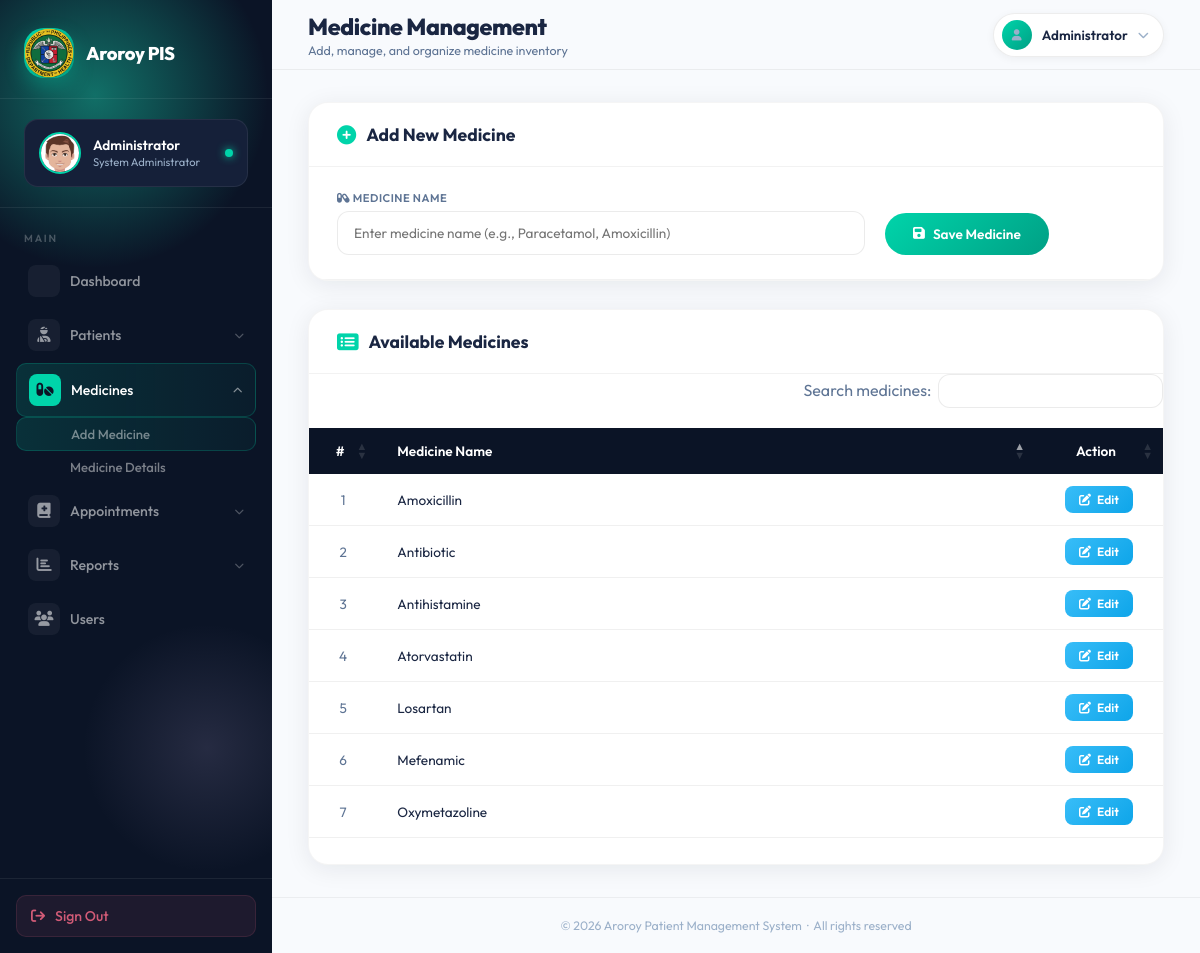
The page /medicines.php (signed in) on the database its author committed.
### tables this page shows
CREATE TABLE `medicines` (
  `id` int(11) NOT NULL,
  `medicine_name` varchar(60) NOT NULL
);

### medicines.php (the view, shortened to what this page needs)
<?php
include './config/connection.php';
include './common_service/common_functions.php';
try {
    $query = "SELECT `id`, `medicine_name` FROM `medicines` ORDER BY `medicine_name` ASC;";
    $stmt = $con->prepare($query);
    $stmt->execute();
} catch(PDOException $ex) {
    echo "Query failed: " . $ex->getMessage();
    exit;
}
?>
<!DOCTYPE html>
<html lang="en">
<head>
    <link rel="stylesheet" href="https://cdnjs.cloudflare.com/ajax/libs/font-awesome/6.4.0/css/all.min.css">
    <link rel="stylesheet" href="https://cdn.datatables.net/1.11.5/css/dataTables.bootstrap4.min.css">
</head>
<body>
<div class="sidebar" id="sidebar">
    <div class="sidebar-scroll">
        <div class="sidebar-logo">
            <div class="logo-mark">
                <div class="logo-icon"> <img src="images/aroroy_logo.png" alt="Aroroy Logo" style="width: 50px;"></div>
                <div class="logo-text">
                    <h3>Aroroy PIS</h3>
                </div>
            </div>
        </div>
        <div class="sidebar-user">
            <div class="user-card">
                <div class="user-avatar">
                    <img src="user_images/<?php echo $_SESSION['profile_picture'] ?? 'default.png';?>" alt="User">
                </div>
                <div class="user-card-info">
                    <h4><?php echo $_SESSION['display_name'] ?? 'Admin';?></h4>
                    <p>System Administrator</p>
                </div>
                <div class="user-status"></div>
            </div>
        </div>
        <div class="nav-section">
            <div class="nav-label">Main</div>
            <ul style="list-style:none">
                <li class="nav-item">
                    <a href="dashboard.php" class="nav-link">
                        <span class="nav-icon"><i class="fas fa-squares-four"></i></span>
                        <span>Dashboard</span>
                    </a>
                </li>
                <li class="nav-item has-sub">
                    <a href="#" class="nav-link">
                        <span class="nav-icon"><i class="fas fa-user-injured"></i></span>
                        <span>Patients</span>
                    </a>
                </li>
                <li class="nav-item has-sub open">
                    <a href="#" class="nav-link active">
                        <span class="nav-icon"><i class="fas fa-pills"></i></span>
                        <span>Medicines</span>
                    </a>
                    <ul class="sub-menu">
                        <li><a href="medicines.php" class="nav-link active">Add Medicine</a></li>
                        <li><a href="medicine_details.php" class="nav-link">Medicine Details</a></li>
                    </ul>
                </li>
                <li class="nav-item has-sub">
                    <a href="#" class="nav-link">
                        <span class="nav-icon"><i class="fa-solid fa-book-medical"></i></span>
                        <span>Appointments</span>
                    </a>
                </li>
                <li class="nav-item has-sub">
                    <a href="#" class="nav-link">
                        <span class="nav-icon"><i class="fas fa-chart-bar"></i></span>
                        <span>Reports</span>
                    </a>
                </li>
                <li class="nav-item">
                    <a href="users.php" class="nav-link">
                        <span class="nav-icon"><i class="fas fa-users"></i></span>
                        <span>Users</span>
                    </a>
                </li>
            </ul>
        </div>
    </div>
    <div class="sidebar-bottom">
        <a href="logout.php" class="logout-btn">
            <i class="fas fa-arrow-right-from-bracket"></i>
            <span>Sign Out</span>
        </a>
    </div>
</div>
<div class="main-content">
    <div class="top-header">
        <div class="page-breadcrumb">
            <h1>Medicine Management</h1>
            <p>Add, manage, and organize medicine inventory</p>
        </div>
        <div class="header-right">
            <div class="header-profile" id="headerProfile">
                <div class="header-avatar"><i class="fas fa-user"></i></div>
                <span class="header-profile-name"><?php echo $_SESSION['display_name'] ?? 'Admin'; ?></span>
                <i class="fas fa-chevron-down"></i>
            </div>
        </div>
    </div>
    <div class="page-body">
        <div class="card">
            <div class="card-header">
                <div class="card-title">
                    <i class="fas fa-plus-circle"></i> Add New Medicine
                </div>
            </div>
            <div class="form-section">
                <form method="post" id="medicineForm">
                    <div class="form-row">
                        <div class="form-group">
                            <label><i class="fas fa-capsules"></i> Medicine Name</label>
                            <input type="text" id="medicine_name" name="medicine_name" required
                                   placeholder="Enter medicine name (e.g., Paracetamol, Amoxicillin)" autocomplete="off"/>
                        </div>
                        <div class="form-group" style="flex: 0 0 auto;">
                            <button type="submit" id="save_medicine" name="save_medicine" class="btn-teal">
                                <i class="fas fa-save"></i> Save Medicine
                            </button>
                        </div>
                    </div>
                </form>
            </div>
        </div>
        <div class="card">
            <div class="card-header">
                <div class="card-title">
                    <i class="fas fa-list-alt"></i> Available Medicines
                </div>
            </div>
            <div class="table-wrapper">
                <table id="all_medicines" class="med-table" style="width: 100%;">
                    <thead>
                        <tr>
                            <th width="8%" class="text-center">#</th>
                            <th width="77%">Medicine Name</th>
                            <th width="15%" class="text-center">Action</th>
                        </tr>
                    </thead>
                    <tbody>
                        <?php
                        $serial = 0;
                        while($row = $stmt->fetch(PDO::FETCH_ASSOC)) {
                            $serial++;
                        ?>
                        <tr>
                            <td class="text-center"><?php echo $serial;?></td>
                            <td class="font-weight-bold" style="color: var(--text-primary);"><?php echo htmlspecialchars($row['medicine_name']);?></td>
                            <td class="text-center">
                                <a href="update_medicine.php?id=<?php echo $row['id'];?>" class="btn-edit">
                                    <i class="fas fa-edit"></i> Edit
                                </a>
                            </td>
                        </tr>
                        <?php } ?>
                    </tbody>
                </table>
            </div>
        </div>
    </div>
    <div class="footer">
        &copy; <?php echo date('Y'); ?> Aroroy Patient Management System &nbsp;&middot;&nbsp; All rights reserved
    </div>
</div>
</body>
</html>

### rows shown on the page
medicines: medicine_name "Amoxicillin"
medicines: medicine_name "Antibiotic"
medicines: medicine_name "Antihistamine"
medicines: medicine_name "Atorvastatin"
medicines: medicine_name "Losartan"
medicines: medicine_name "Mefenamic"
medicines: medicine_name "Oxymetazoline"

### other values the page prints
$_SESSION['display_name'] "Administrator"
